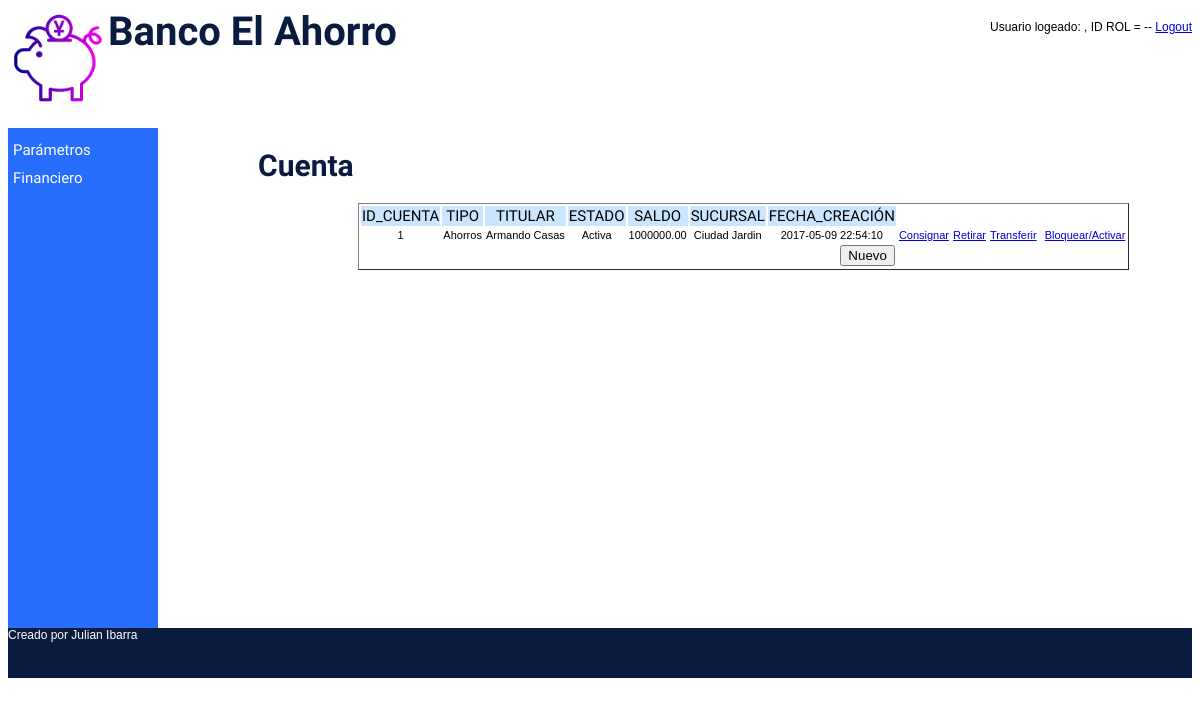
/index.php?sel=P1, run on the app's committed database.
### tables this page shows
CREATE TABLE cuenta(
id_cuenta int(4) PRIMARY KEY AUTO_INCREMENT NOT NULL,
tipo varchar(2) NOT NULL,
fecha_crea timestamp DEFAULT current_timestamp,
saldo double(10,2),
estado varchar(2) NOT NULL,
documento int(15) NOT NULL,
id_sucursal int(4) NOT NULL
);

CREATE TABLE cliente(
documento int(15) PRIMARY KEY NOT NULL,
nombre varchar(50) NOT NULL,
email varchar(50) NOT NULL,
direccion varchar(30) NOT NULL,
telefono varchar(15) NOT NULL
);

CREATE TABLE sucursal(
id_sucursal int(4) PRIMARY KEY AUTO_INCREMENT NOT NULL ,
nombre varchar(50) NOT NULL,
direccion varchar(30) NOT NULL,
telefono varchar(15) NOT NULL,
ciudad varchar(50) NOT NULL
);

### lib/config.php (called while the page is built)
<?php
    $CFG_HOST = "localhost";
    $CFG_USER = "root";
    $CFG_DBPWD = "root";
    $CFG_DBASE = "banco";
?>

### lib/cuenta.php (called while the page is built, shortened)
<?php
class Cuenta {
    var $con;
    function Cuenta( ) {
        $this->con = new MySql();
    }
  function listar( ) {
      $this->con->conectarse();
      $this->con->sql = "SELECT c.id_cuenta, c.tipo, c.saldo, c.id_sucursal, c.fecha_crea, c.estado, c.documento,  ".
                "p.nombre as person, s.nombre ".
                "FROM cuenta c , cliente p , sucursal s  WHERE c.documento = p.documento  and c.id_sucursal = s.id_sucursal ORDER BY c.id_cuenta";
      $this->con->consultar();
      $this->lista = $this->con->rtaSql;
      $this->con->desconectarse();
   }
}
?>

### lib/mysql_lib.php (called while the page is built, shortened)
<?php
class Mysql {
 var $sql;
 function Mysql () {
    $this->sql = "";
    }
 function consultar() {
    $this->rtaSql = mysql_query($this->sql);
    }
}
?>

### cuenta/cuenta_listar.php (the view, shortened to what this page needs)
<!DOCTYPE html>
<html lang="es">
<head>
	<link rel="stylesheet" type="text/css" href="estilos.css">
</head>
<body>
    <h1>Cuenta</h1>
	<form name="index" action="index.php?sel=P2">
        <table border="1" class="tabla">
            <tr class="titulo">
            <td>ID_CUENTA</td><td>TIPO</td><td>TITULAR</td><td>ESTADO</td><td>SALDO</td><td>SUCURSAL</td><td>FECHA_CREACIÓN</td>
            </tr>
            <?php
                include("lib/config.php");
                include("lib/mysql_lib.php");
                include("lib/cuenta.php");
                $c = new Cuenta();
                $c->listar();
                $result = $c->lista;
                while ($row = mysql_fetch_array($result)) {
                    switch ($row['tipo']) {
                        case 'A':
                            $tipo = "Ahorros";
                            break;
                    }
                    switch ($row['estado']) {
                        case 'A':
                            $estado = "Activa";
                            break;
                    }
                    print "<tr>";
                    print "<td>".$row['id_cuenta']."</td>";
                    print "<td>".$tipo."</td>";
                    print "<td>".$row['person']."</td>";
                    print "<td>".$estado."</td>";
                    print "<td>".$row['saldo']."</td>";
                    print "<td>".$row['nombre']."</td>";
                    print "<td>".$row['fecha_crea']."</td>";
                    if ($estado !== "Bloqueada" ){
                    print "<td><a href='index.php?sel=P9&"."id_cuenta=".$row['id_cuenta']."'>Consignar</a></td>";
                    print "<td><a href='index.php?sel=P10&"."id_cuenta=".$row['id_cuenta']."'>Retirar</a></td>";
                    print "<td><a href='index.php?sel=P11&"."id_cuenta=".$row['id_cuenta']."'>Transferir</a></td>";
                        if ($tipo == "Corriente"){
                        print "<td><a href='index.php?sel=P12&"."id_cuenta=".$row['id_cuenta']."'>Sobregirar</a></td>";
                        }
                        else{
                            print "<td></td>";
                        }
                    }
                    else{
                        print "<td></td>";
                        print "<td></td>";
                        print "<td></td>";
                        print "<td></td>";
                    }
                    print "<td><a href='index.php?sel=P7&"."id_cuenta=".$row['id_cuenta']."'>Bloquear/Activar</a></td>";
                    print "</tr>";
                    }
            ?>
            <tr><td colspan="7"><input name="btnInsertar" type="button" class="botonNuevo" onclick="javascript:window.location='index.php?sel=P2';" value="Nuevo"></td></tr>
        </table>
        </form>
</body>
</html>

### estilos.css (style rules this page uses)
body { font-size: 12px; font-family:Arial; }

### cuenta/cuenta_listar.php (style rules this page uses)
.titulo td { font-family: 'Lalezar', Arial; font-size: 15px; background: #CCE5FF; text-align: center; }
td { font-family: Arial; font-size: 11px; text-align: center; }
.botonNuevo { float: right; }
.tabla tr,td { border-collapse: separate; border-spacing: 3px; border-style: none; }
form { padding-left:200px; }
h1 { padding-left: 100px; font-family: 'Lalezar', Arial; color:#0A1B40; font-size: 30px; }

### data on the page
cuenta: id_cuenta "1", tipo "Ahorros", cliente.nombre "Armando Casas", estado "Activa", saldo "1000000.00", id_sucursal.nombre "Ciudad Jardin", fecha_crea "2017-05-09 22:54:10"
